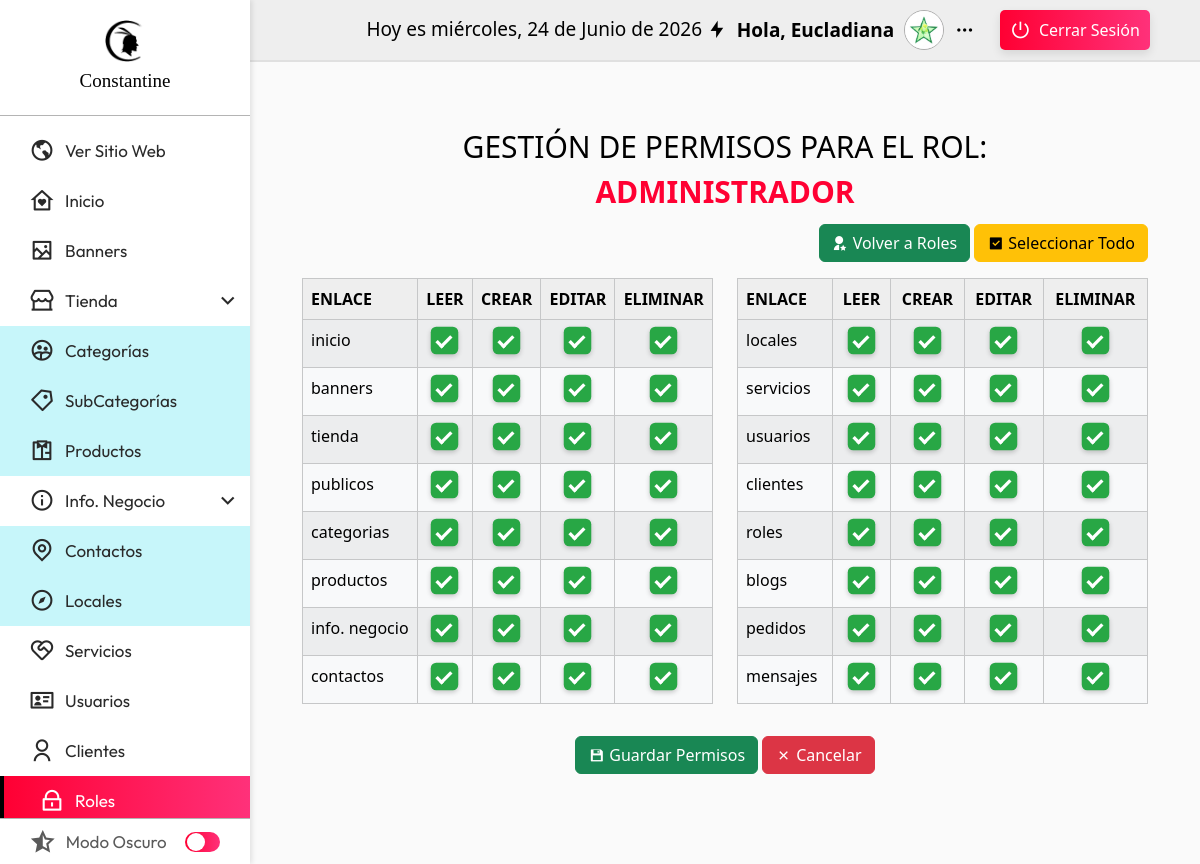
Page /admin/seccion/roles/permisos.php?txtID=1 (signed in) on the committed database.
### tables this page shows
CREATE TABLE roles (
    id_rol BIGINT AUTO_INCREMENT PRIMARY KEY,   
    rol_nombre VARCHAR(255) NOT NULL,
    descripcion VARCHAR(255) NOT NULL,
    estado TINYINT(1) NOT NULL DEFAULT 1,
    fecha_creacion TIMESTAMP DEFAULT CURRENT_TIMESTAMP,
    fecha_actualizacion TIMESTAMP DEFAULT CURRENT_TIMESTAMP ON UPDATE CURRENT_TIMESTAMP
);

CREATE TABLE menu_enlaces (
    id_enlace INT AUTO_INCREMENT PRIMARY KEY,
    nombre VARCHAR(255) NOT NULL
);

### admin/seccion/roles/permisos.php (the view, shortened to what this page needs)
<?php
include("../inicio/conexion.php");
$txtID = isset($_GET['txtID']) ? (int)$_GET['txtID'] : null;
$sentencia = $conexion->prepare("SELECT * FROM roles WHERE id_rol = :id_rol");
$sentencia->bindParam(":id_rol", $txtID, PDO::PARAM_INT);
$sentencia->execute();
$rol = $sentencia->fetch(PDO::FETCH_ASSOC);
$sentencia_enlaces = $conexion->prepare("SELECT * FROM menu_enlaces");
$sentencia_enlaces->execute();
$enlaces = $sentencia_enlaces->fetchAll(PDO::FETCH_ASSOC);
include("../../templates/header_admin.php");
?>
<div class="container mt-4">
    <div class="titulo_cuerpo">
        Gestión de Permisos para el Rol: <br>
        <strong class="text_red">
            <?php echo htmlspecialchars($rol['rol_nombre'], ENT_QUOTES, 'UTF-8'); ?>
        </strong>
    </div>
    <form method="POST">
        <div class="mb-3 text-end">
            <a name="atras" id="atras" class="btn btn-success" href="index.php" role="button">
                <i class="ri-user-star-fill"></i> Volver a Roles
            </a>
            <button type="button" class="btn btn-warning" id="toggle_select_all">
                <i class="ri-checkbox-fill"></i> Seleccionar Todo
            </button>
        </div>
        <div class="row">
            <div class="col-md-6">
                <table class="table table-bordered table-striped no-datatable">
                    <thead>
                        <tr>
                            <th>Enlace</th>
                            <th class="text-center">Leer</th>
                            <th class="text-center">Crear</th>
                            <th class="text-center">Editar</th>
                            <th class="text-center">Eliminar</th>
                        </tr>
                    </thead>
                    <tbody>
                        <?php
                        $midpoint = ceil(count($enlaces) / 2);
                        for ($i = 0; $i < $midpoint; $i++) {
                            $enlace = $enlaces[$i];
                        ?>
                        <tr>
                            <td><?php echo htmlspecialchars($enlace['nombre'], ENT_QUOTES, 'UTF-8'); ?></td>
                            <td class="text-center">
                                <label class="custom-checkbox">
                                    <span class="checkmark"></span>
                                </label>
                            </td>
                            <td class="text-center">
                                <label class="custom-checkbox">
                                    <span class="checkmark"></span>
                                </label>
                            </td>
                            <td class="text-center">
                                <label class="custom-checkbox">
                                    <span class="checkmark"></span>
                                </label>
                            </td>
                            <td class="text-center">
                                <label class="custom-checkbox">
                                    <span class="checkmark"></span>
                                </label>
                            </td>
                        </tr>
                        <?php } ?>
                    </tbody>
                </table>
            </div>
            <div class="col-md-6">
                <table class="table table-bordered table-striped no-datatable">
                    <thead>
                        <tr>
                            <th>Enlace</th>
                            <th class="text-center">Leer</th>
                            <th class="text-center">Crear</th>
                            <th class="text-center">Editar</th>
                            <th class="text-center">Eliminar</th>
                        </tr>
                    </thead>
                    <tbody>
                        <?php
                        for ($i = $midpoint; $i < count($enlaces); $i++) {
                            $enlace = $enlaces[$i];
                        ?>
                        <tr>
                            <td><?php echo htmlspecialchars($enlace['nombre'], ENT_QUOTES, 'UTF-8'); ?></td>
                            <td class="text-center">
                                <label class="custom-checkbox">
                                    <span class="checkmark"></span>
                                </label>
                            </td>
                            <td class="text-center">
                                <label class="custom-checkbox">
                                    <span class="checkmark"></span>
                                </label>
                            </td>
                            <td class="text-center">
                                <label class="custom-checkbox">
                                    <span class="checkmark"></span>
                                </label>
                            </td>
                            <td class="text-center">
                                <label class="custom-checkbox">
                                    <span class="checkmark"></span>
                                </label>
                            </td>
                        </tr>
                        <?php } ?>
                    </tbody>
                </table>
            </div>
        </div>
        <div class="mt-3 text-center">
            <button type="submit" class="btn btn-success">
                <i class="ri-save-3-fill"></i> Guardar Permisos
            </button>
            <a href="index.php" class="btn btn-danger ">
                <i class="ri-close-line"></i> Cancelar
            </a>
        </div>
    </form>
</div>
<?php include("../../templates/footer_admin.php"); ?>

### admin/css/header.css (style rules this page uses)
:root { --nav_font: 'Outfit','Segoe UI', Tahoma, Geneva, Verdana, sans-serif; --titulo_font: "Outfit", sans-serif; --logo_font: "BankGothic"; --color_primario: #000000; --color_secundario: #FF0033; --color_blanco: #ffebeb; --titulo_cuerpo: 30px; --subtitulo_cuerpo: 20px; --parrafo_cuerpo: 15px; --titulo_lista: 23px; --color_barra_lateral:rgb(255,255,255); --color_barra_superior:rgb(238,238,238); --color_texto: rgb(0,0,0); --color_texto_menu:rgb(42, 42, 42); --color_menu_hover:rgb(238,238,238); --color_menu_hover_texto:rgb(0,0,0); --color_submenu_bg: #c7f6fa; --color_boton: #FF0033; --color_boton_hover: rgb(0,0,0); --color_boton_texto:rgb(255,255,255); --color_hover_modulo: linear-gradient(to left, #FF317A, var(--color_secundario)); --color_linea:rgb(180,180,180); --color_switch_base :rgb(201,202,206); --color_switch_circulo:rgb(148, 148, 148); --color_scroll:rgb(192,192,192); --color_scroll_hover:rgb(134,134,134); --color_main_bg: rgb(250, 250, 250); --color_main_text: rgb(0, 0, 0); }
* { margin: 0; padding: 0; box-sizing: border-box; }
body { height: 100vh; width: 100%; }
.titulo_cuerpo { font-size: var(--titulo_cuerpo); padding: 10px; text-align: center; text-transform: uppercase; }
.text_red { color: var(--color_secundario); }
.table thead tr { background: var(--color_barra_superior); }
.table thead th { background: transparent; text-transform: uppercase; }

### admin/seccion/roles/permisos.php (style rules this page uses)
.custom-checkbox { position: relative; display: inline-block; width: 25px; height: 25px; cursor: pointer; margin: 0 auto; }
.custom-checkbox .checkmark { position: absolute; top: 0; left: 0; width: 100%; height: 100%; background-color: #ff4d4d; border-radius: 5px; box-shadow: 0 2px 5px rgba(0, 0, 0, 0.2); transition: background-color 0.3s, transform 0.2s; }
.custom-checkbox input[type="checkbox"]:checked + .checkmark { background-color: #28a745; transform: scale(1.1); }
.custom-checkbox .checkmark::after { content: ''; position: absolute; display: none; left: 8px; top: 5px; width: 8px; height: 14px; border: solid white; border-width: 0 3px 3px 0; transform: rotate(45deg); }
.custom-checkbox input[type="checkbox"]:checked + .checkmark::after { display: block; }

### rows in the picture
roles: rol_nombre "ADMINISTRADOR"
menu_enlaces: nombre "inicio"
menu_enlaces: nombre "banners"
menu_enlaces: nombre "tienda"
menu_enlaces: nombre "publicos"
menu_enlaces: nombre "categorias"
menu_enlaces: nombre "productos"
menu_enlaces: nombre "info. negocio"
menu_enlaces: nombre "contactos"
menu_enlaces: nombre "locales"
menu_enlaces: nombre "servicios"
menu_enlaces: nombre "usuarios"
menu_enlaces: nombre "clientes"
menu_enlaces: nombre "roles"
menu_enlaces: nombre "blogs"
menu_enlaces: nombre "pedidos"
menu_enlaces: nombre "mensajes"

### other values in the picture
fechaC() "Hoy es miércoles, 24 de Junio de 2026"
$_SESSION['nombres'] "Eucladiana"
